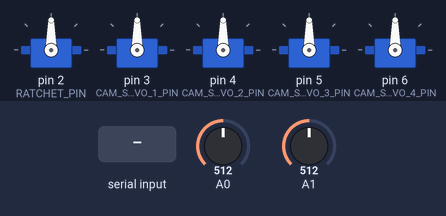
This sketch was run on a simulated Arduino Uno, built with avr-gcc and run on an emulated ATmega328P. On the bench: 5 × servo. The inputs (shaded band) are chosen by the test bench; at power-on: A0 = 512, A1 = 512.

Above: at 1.2 s.
1.3 s: "<90:45:200>" received over Serial
At 1.8 s:
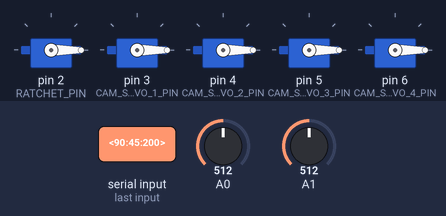
2.8 s: "<30:150:10>" received over Serial
At 4.2 s:
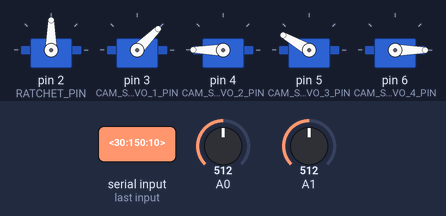
Timing chart, 0 to 5.8 s (numbered marks = the images above; inputs shaded):
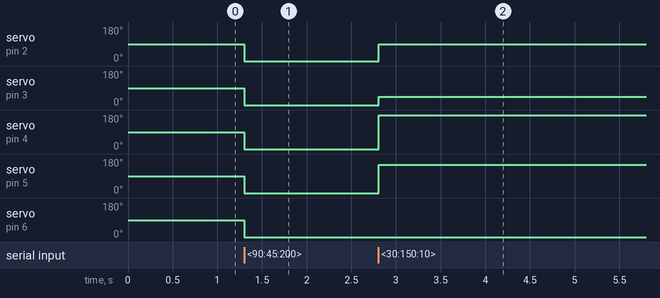

Measured:
- after the input at 1.3 s, servo on pin 2 (RATCHET_PIN), servo on pin 3 (CAM_SERVO_1_PIN), servo on pin 4 (CAM_SERVO_2_PIN), servo on pin 5 (CAM_SERVO_3_PIN), servo on pin 6 (CAM_SERVO_4_PIN): 90° → 0° at once
- after the input at 2.8 s, servo on pin 2 (RATCHET_PIN): 0° → 90° at once; servo on pin 3 (CAM_SERVO_1_PIN): 0° → 45° at once; servo on pin 4 (CAM_SERVO_2_PIN): 0° → 180° at once; servo on pin 5 (CAM_SERVO_3_PIN): 0° → 150° at once

The sketch:

sensor_reader.ino
```cpp
#include <Servo.h>

const unsigned int RATCHET_PIN = 2;
const unsigned int CAM_SERVO_1_PIN = 3;
const unsigned int CAM_SERVO_2_PIN = 4;
const unsigned int CAM_SERVO_3_PIN = 5;
const unsigned int CAM_SERVO_4_PIN = 6;

unsigned int ratchetMotorSetpoint;
unsigned int camServo1Setpoint;
unsigned int camServo2Setpoint;
unsigned int camServo3Setpoint;
unsigned int camServo4Setpoint;

Servo ratchetMotor;
Servo camServo1;
Servo camServo2;
Servo camServo3;
Servo camServo4;

String inboundMessage = "";

void setup()
{
  ratchetMotor.attach(RATCHET_PIN);
  camServo1.attach(CAM_SERVO_1_PIN);
  camServo2.attach(CAM_SERVO_2_PIN);
  camServo3.attach(CAM_SERVO_3_PIN);
  camServo4.attach(CAM_SERVO_4_PIN);

  Serial.begin(250000);
}

void loop()
{
  String inboundMessage = "";
  String outboundMessage = "";
  bool foundEndOfLine = false;
  while(1)
  {

    outboundMessage = "";
    outboundMessage += makeMessageString("ScoopReedSwitch", analogRead(A0));
    outboundMessage += makeMessageString("BucketMaterialDepthSense", analogRead(A1));
    //Serial.println(outboundMessage);

    if(Serial.available() > 0)
    {
      int maxReadCount = 10;
      for(int i = 0; (i < maxReadCount) && !foundEndOfLine; i++)
      {
        if(Serial.available())
        {
          //<180:0:90:45:135>
          char readByte = Serial.read();
          inboundMessage += readByte;
          if(readByte == '>')
          {
            foundEndOfLine = true;
          }//endif

        }//endif

      }//endfor

    }//endif

    if(foundEndOfLine)
    {
      foundEndOfLine = false;
      parseInboundMessage(inboundMessage);
      writeMotorValues();
      clearInboundMessage(inboundMessage);
    }

  }


}

void parseInboundMessage(String message)
{
  const int openIndex = message.indexOf('<');
  const int closeIndex = message.indexOf('>');
  const int colonIndex1 = message.indexOf(':');
  const int colonIndex2 = message.indexOf(':', colonIndex1+1);
  const int colonIndex3 = message.indexOf(':', colonIndex2+1);
  const int colonIndex4 = message.indexOf(':', colonIndex3+1);

  //if any of the above failed, the message is malformed and the system not attempt to do anything to it.
  if(openIndex == -1 || closeIndex == -1 || colonIndex1 == -1 || colonIndex2 == -1 || colonIndex3 == -1 || colonIndex4 == -1)
  {
    return;
  }

  String val1 = message.substring(openIndex+1, colonIndex1);
  String val2 = message.substring(colonIndex1+1, colonIndex2);
  String val3 = message.substring(colonIndex2+1, colonIndex3);
  String val4 = message.substring(colonIndex3+1, colonIndex4);
  String val5 = message.substring(colonIndex4+1, closeIndex);

//  Serial.print("[" + val1 + "]");
//  Serial.print("[" + val2 + "]");
//  Serial.print("[" + val3 + "]");
//  Serial.print("[" + val4 + "]");
//  Serial.println("[" + val5 + "]");

  ratchetMotorSetpoint = val1.toInt();
  camServo1Setpoint = val2.toInt();
  camServo2Setpoint = val3.toInt();
  camServo3Setpoint = val4.toInt();
  camServo4Setpoint = val5.toInt();
}

void clearInboundMessage(String message)
{
  message = "";
}

String makeMessageString(String sensorName, int sensorValue)
{
  String msg = "<";
  msg += sensorName;
  msg += ":";
  msg += String(sensorValue);
  msg += ">";
  return msg;
}

void writeMotorValues()
{
  ratchetMotor.write(ratchetMotorSetpoint);
  camServo1.write(camServo1Setpoint);
  camServo2.write(camServo2Setpoint);
  camServo3.write(camServo3Setpoint);
  camServo4.write(camServo4Setpoint);
}
```
